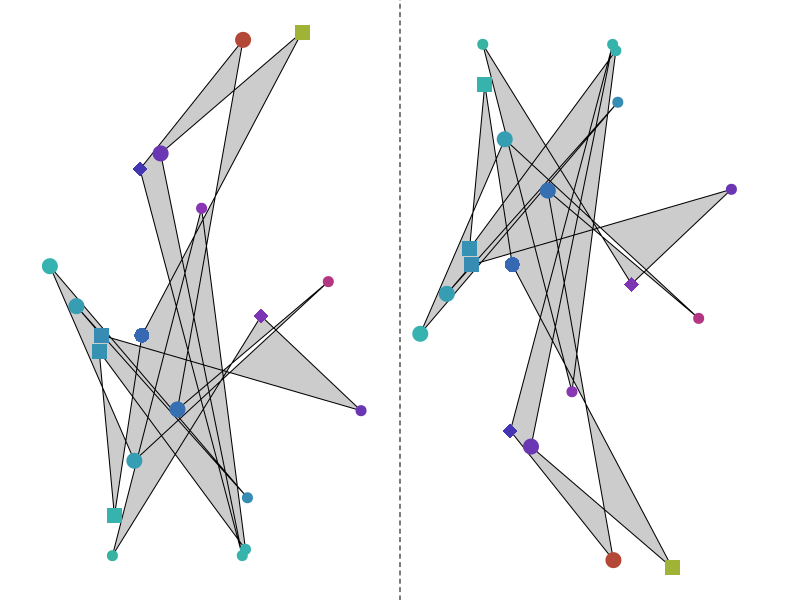
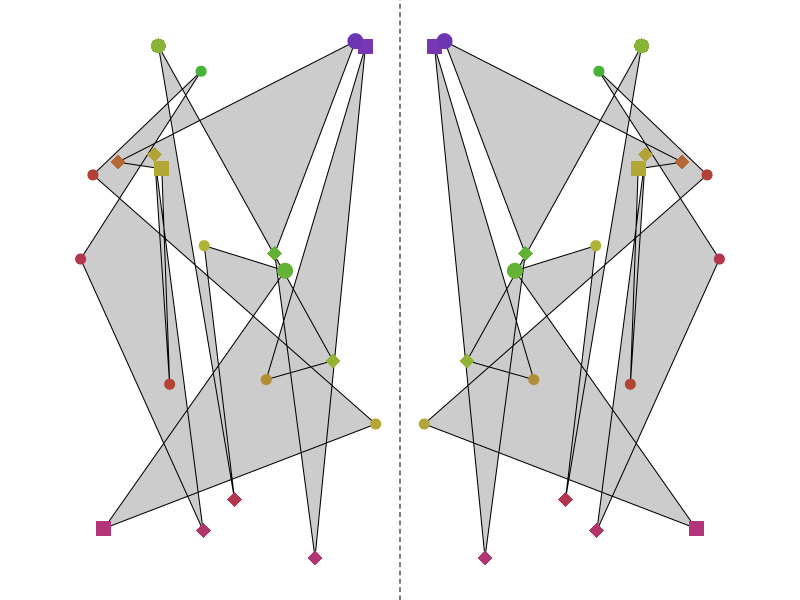
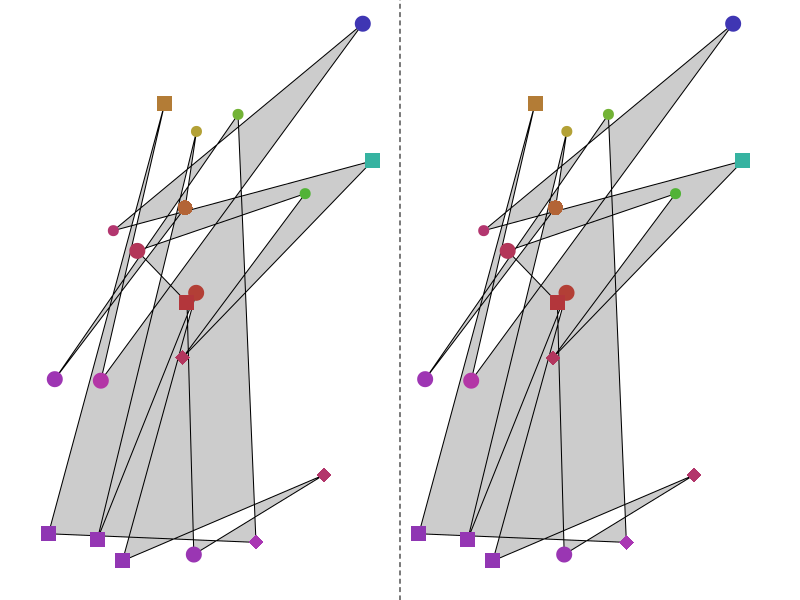
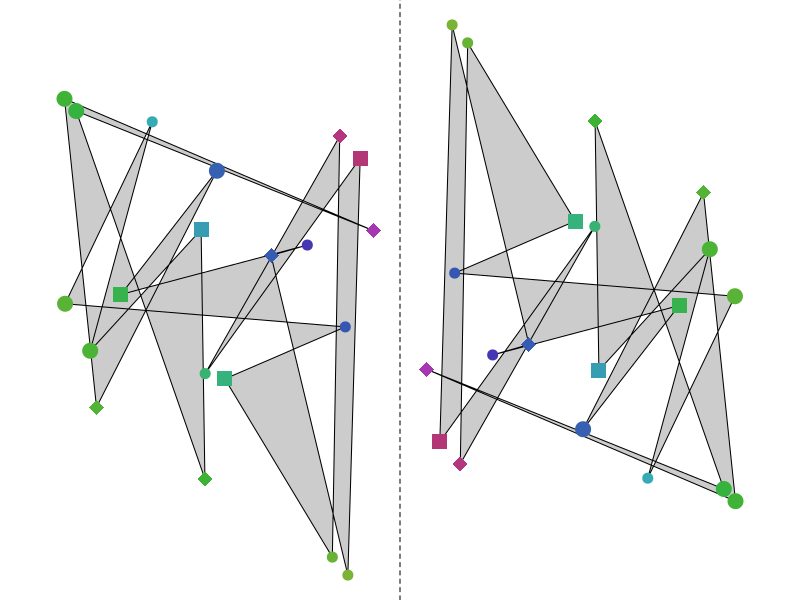

These figures' R source, in order:
## ---- chunk 1
myorder = sample(1:4)
wrds = c("translation","rotation","glide","mirror")
mywrds = wrds[myorder]

al = paste0("* ",wrds,collapse="\n")
sol1 = paste0(1*(myorder[1]==1:4),collapse="")
sol2 = paste0(1*(myorder[2]==1:4),collapse="")
sol3 = paste0(1*(myorder[3]==1:4),collapse="")
sol4 = paste0(1*(myorder[4]==1:4),collapse="")

getbasedots = function(fg=1,n=4){
    x = runif(2*n,0.05,0.95)
    y = runif(2*n)-0.5
    h = runif(2*n)
    p = sample(c(15,16,18,19,20),2*n,T)
    dots = data.frame(x,y,h,p)
    return(dots)
}

translate = function(dots,dx=1){
    tdots = data.frame(dots)
    tdots$x = dots$x+dx
    return(tdots)
}
rotate = function(dots,xr){
    tdots = data.frame(dots)
    tdots$x = tdots$x-xr
    tdots$x = -tdots$x+xr
    tdots$y = -tdots$y
    return(tdots)
}
glide = function(dots,dx){
    tdots = data.frame(dots)
    tdots$x = tdots$x+dx
    tdots$y = -tdots$y
    return(tdots)
}
mirror = function(dots,xr){
    tdots = data.frame(dots)
    tdots$x = tdots$x-xr
    tdots$x = -tdots$x+xr
    return(tdots)
}

## ---- chunk 2
lwd=2
col = "grey"
par(mar=c(0,0,0,0))
dots = getbasedots(1,10)
funcs = list(translate(dots,1),rotate(dots,1),glide(dots,1),mirror(dots,1))
d2 = funcs[[myorder[1]]]
plot(0,0,type="n",xlim=c(0,2),ylim=c(-0.5,0.5),axes=F,ann=F)
# lines(dots$x,dots$y,lwd=lwd,col=col)
# lines(d2$x,d2$y,lwd=lwd,col=col)
polygon(dots$x,dots$y,col=rgb(0,0,0,0.2),border="black",fillOddEven = T)
polygon(d2$x,d2$y,col=rgb(0,0,0,0.2),border="black",fillOddEven = T)
# cols = hsv(runif(length(dots$x),0,1),0.7,0.7)
cols = hsv(abs((dots$x)*(dots$y+0.5)+runif(1))%%1,0.7,0.7)
points(dots$x,dots$y,col=cols,pch=dots$p,cex=2)
points(d2$x,d2$y,col=cols,pch=dots$p,cex=2)
abline(v=seq(-0.1,2,1.1),lty=2)
## ---- chunk 3
par(mar=c(0,0,0,0))
dots = getbasedots(1,10)
funcs = list(translate(dots,1),rotate(dots,1),glide(dots,1),mirror(dots,1))
d2 = funcs[[myorder[2]]]
plot(0,0,type="n",xlim=c(0,2),ylim=c(-0.5,0.5),axes=F,ann=F)
# lines(dots$x,dots$y,lwd=lwd,col=col)
# lines(d2$x,d2$y,lwd=lwd,col=col)
polygon(dots$x,dots$y,col=rgb(0,0,0,0.2),border="black",fillOddEven = T)
polygon(d2$x,d2$y,col=rgb(0,0,0,0.2),border="black",fillOddEven = T)
# cols = hsv(runif(length(dots$x),0,1),0.7,0.7)
cols = hsv(abs((dots$x)*(dots$y+0.5)+runif(1))%%1,0.7,0.7)
points(dots$x,dots$y,col=cols,pch=dots$p,cex=2)
points(d2$x,d2$y,col=cols,pch=dots$p,cex=2)
abline(v=seq(-0.1,2,1.1),lty=2)
## ---- chunk 4
par(mar=c(0,0,0,0))
dots = getbasedots(1,10)
funcs = list(translate(dots,1),rotate(dots,1),glide(dots,1),mirror(dots,1))
d2 = funcs[[myorder[3]]]
plot(0,0,type="n",xlim=c(0,2),ylim=c(-0.5,0.5),axes=F,ann=F)
# lines(dots$x,dots$y,lwd=lwd,col=col)
# lines(d2$x,d2$y,lwd=lwd,col=col)
polygon(dots$x,dots$y,col=rgb(0,0,0,0.2),border="black",fillOddEven = T)
polygon(d2$x,d2$y,col=rgb(0,0,0,0.2),border="black",fillOddEven = T)
# cols = hsv(runif(length(dots$x),0,1),0.7,0.7)
cols = hsv(abs((dots$x)*(dots$y+0.5)+runif(1))%%1,0.7,0.7)
points(dots$x,dots$y,col=cols,pch=dots$p,cex=2)
points(d2$x,d2$y,col=cols,pch=dots$p,cex=2)
abline(v=seq(-0.1,2,1.1),lty=2)
## ---- chunk 5
par(mar=c(0,0,0,0))
dots = getbasedots(1,10)
funcs = list(translate(dots,1),rotate(dots,1),glide(dots,1),mirror(dots,1))
d2 = funcs[[myorder[4]]]
plot(0,0,type="n",xlim=c(0,2),ylim=c(-0.5,0.5),axes=F,ann=F)
# lines(dots$x,dots$y,lwd=lwd,col=col)
# lines(d2$x,d2$y,lwd=lwd,col=col)
polygon(dots$x,dots$y,col=rgb(0,0,0,0.2),border="black",fillOddEven = T)
polygon(d2$x,d2$y,col=rgb(0,0,0,0.2),border="black",fillOddEven = T)
# cols = hsv(runif(length(dots$x),0,1),0.7,0.7)
cols = hsv(abs((dots$x)*(dots$y+0.5)+runif(1))%%1,0.7,0.7)
points(dots$x,dots$y,col=cols,pch=dots$p,cex=2)
points(d2$x,d2$y,col=cols,pch=dots$p,cex=2)
abline(v=seq(-0.1,2,1.1),lty=2)
